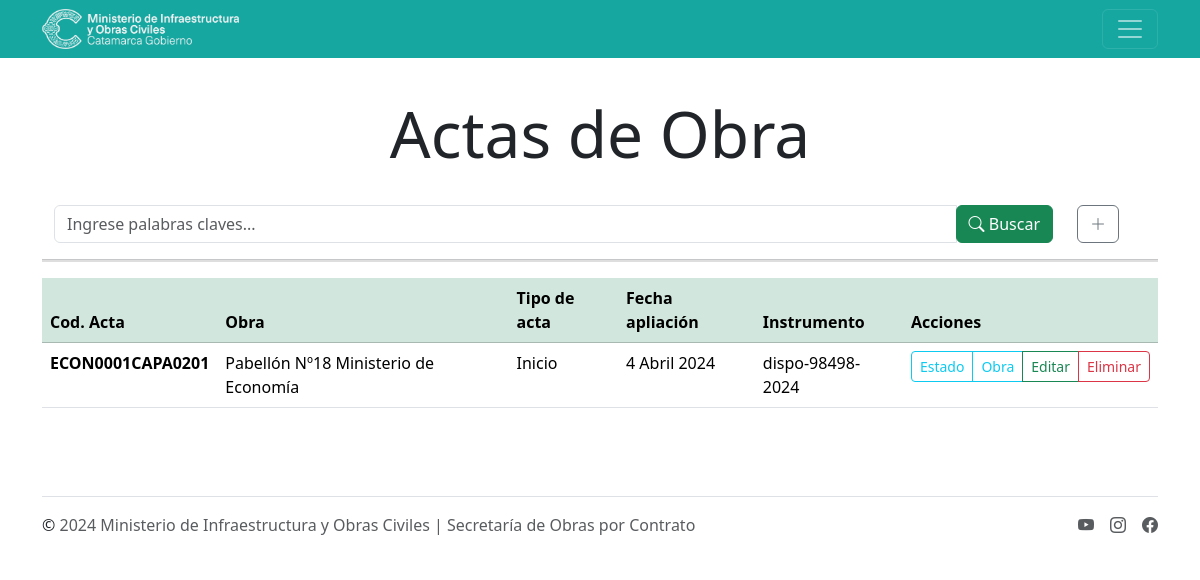
The app's page /soc/obras/certificados/actas/ (signed in), older data.
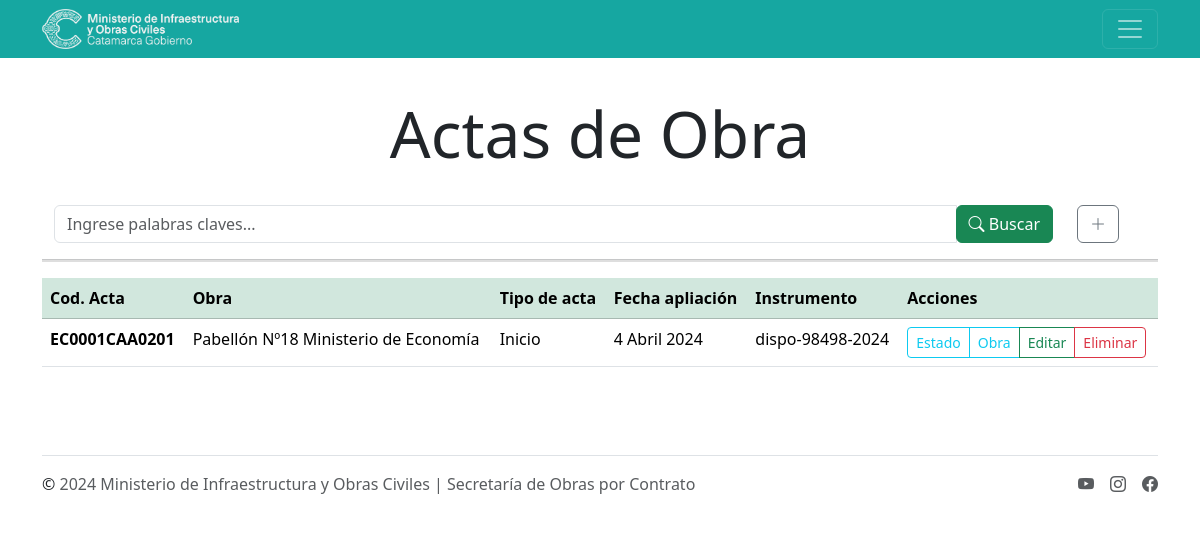
The same page, newer data.
### mioc/models.py (models this page shows, shortened)
class ActasObras(models.Model):
    id = models.BigAutoField(
        auto_created=True, primary_key=True, serialize=False, verbose_name='ID')
    obra = models.ForeignKey(
        Obras, on_delete=models.CASCADE, verbose_name='Obra')
    tipo = models.ForeignKey(
        ActaTipo, on_delete=models.CASCADE, verbose_name='Tipo de Acta')
    fecha = models.DateField(
        verbose_name='Fecha aplicación Acta', blank=True, null=True)
    orden = models.PositiveIntegerField(verbose_name='Nro Orden', default=1)
    dispo = models.CharField(
        max_length=200, verbose_name='Disposición', blank=True, null=True)
    codActa = models.CharField(
        max_length=200, verbose_name='Cod. Acta', editable=False, unique=True, null=True)
    class Meta:
        verbose_name = 'Acta obra'
        verbose_name_plural = 'Actas obras'
        ordering = ['obra']

class Obras(models.Model):
    id = models.BigAutoField(
        auto_created=True, primary_key=True, serialize=False, verbose_name='ID')
    expedientes = models.CharField(max_length=30, verbose_name='Expediente')
    codObra = models.CharField(
        max_length=200, verbose_name='Cod. Obra', editable=False, blank=True, null=True)
    institucion = models.ForeignKey(
        Instituciones, on_delete=models.CASCADE, verbose_name='Institución')
    inspector = models.ForeignKey(
        Inspectores, on_delete=models.CASCADE, verbose_name='Inspector')
    empresa = models.ForeignKey(
        Empresas, on_delete=models.CASCADE, verbose_name='Empresa', blank=True, null=True)
    inicio = models.DateField(verbose_name='Fecha de inicio')
    uvi = models.ForeignKey(Uvis, on_delete=models.CASCADE,
                            verbose_name='Uvi', editable=False, blank=True, null=True)
    plazo = models.IntegerField(verbose_name='Plazo Contractual (días)')
    vencimiento_contractual = models.DateField(
        verbose_name='Vencimiento Contractual', blank=True, null=True)
    nombre_obra = models.CharField(
        max_length=250, verbose_name='Carátula Obra', null=True, blank=True)
    monto_contrato = models.FloatField(
        verbose_name='Monto de contrato ($)', blank=True, null=True)
    fecha_cotrato = models.DateField(
        verbose_name='Fecha de contrato', blank=True, null=True)
    monto_uvi = models.FloatField(
        verbose_name='Monto de contrato (UVIS)', blank=True, null=True)
    valor_uvi_contrato = models.FloatField(
        verbose_name='Valor UVI contrato', blank=True, null=True)
    class Meta:
        verbose_name = 'Obra'
        verbose_name_plural = 'Obras'
        ordering = ['institucion']

class Instituciones(models.Model):
    id = models.BigAutoField(
        auto_created=True, primary_key=True, serialize=False, verbose_name='ID')
    name = models.CharField(max_length=200, verbose_name='Institución')
    clase = models.ForeignKey(
        Clases, on_delete=models.CASCADE, verbose_name='Tipo de Institución')
    location = models.ForeignKey(
        Location, on_delete=models.CASCADE, verbose_name='Ubicación')
    geometry = models.CharField(
        max_length=150, blank=True, null=True, verbose_name='Georeferencia')
    class Meta:
        verbose_name = 'Institución'
        verbose_name_plural = 'Instituciones'
        ordering = ['name']

class ActaTipo(models.Model):
    id = models.BigAutoField(
        auto_created=True, primary_key=True, serialize=False, verbose_name='ID')
    name = models.CharField(max_length=200, verbose_name='Tipo de Acta')
    class Meta:
        verbose_name = 'Tipo de Acta'
        verbose_name_plural = 'Tipos de Actas'
        ordering = ['name']

### mioc/views.py (the view, shortened to what this page needs)
# urls.py: path('obras/certificados/actas/',login_required(views.lista_actas), name='actas'),
def lista_actas(request):
    actas = ActasObras.objects.all()
    page = request.GET.get('page',1)
    try:
        paginator = Paginator(actas,5)
        actas = paginator.page(page)
    except:
        raise Http404
    queryset = request.GET.get('buscar')
    return render(request, 'actas_lista.html', {'entity': actas, 'paginator':paginator})

### mioc/templates/actas_lista.html (shortened to what this page needs)
{% extends 'layouts/base.html' %}
{% block content %}
<main class="container py-5">
    <h1 class="display-3 text-center fw-medium">Actas de Obra</h1>
    <br>
    <div class="container">
        <div class="row">
            <div class="col-md-11 search">
                <form method="get">
                    <div id="custom-search-input">
                        <div class="input-group col-md-12">
                            <input type="text" class="form-control" placeholder="Ingrese palabras claves..."
                                name="buscar" value="{{ request.GET.buscar }}">
                            <span class="input-group-list">
                                <button type="submit" class="btn btn-success">
                                    <i class="bi bi-search"></i> Buscar
                                </button>
                            </span>
                        </div>
                    </div>
                </form>
            </div>
            {% if perms.mioc.view_inspectores %}
            <div class="col-1">
                <a href="{% url 'nueva_acta' %}" type="" class="btn btn-outline-secondary">
                    <i class="bi bi-plus-lg"></i>
                </a>
            </div>
            {% endif %}
        </div>
    </div>
    <hr size="5" color="grey" noshade>
    <div class="table-responsive">
        <table class="table table-hover">
            <thead class="table-success">
                <th>Cod. Acta</th>
                <th>Obra</th>
                <th>Tipo de acta</th>
                <th>Fecha apliación</th>
                <th>Instrumento</th>
                <th>Acciones</th>
            </thead>
            <tbody>
                {% for acta in entity %}
                <tr>
                    <td class="fw-semibold">{{ acta.codActa }}</td>
                    <td>{{ acta.obra.institucion.name }}</td>
                    <td>{{ acta.tipo.name }}</td>
                    <td>{{ acta.fecha }}</td>
                    <td>{{ acta.dispo }}</td>
                    <td>
                        <div class="btn-group btn-group-sm" role="group" aria-label="Basic mixed styles example">
                            <a type="button" class="btn btn-outline-info">Estado</a>
                            <a type="button" class="btn btn-outline-info"
                                href="{% url 'actas_obra' acta.obra_id %}">Obra</a>
                            {% if perms.mioc.view_inspectores %}
                            <a type="button" class="btn btn-outline-success"
                                href="{% url 'editar_acta' acta.pk %}">Editar</a>
                            <a type="button" class="btn btn-outline-danger"
                                href="{% url 'eliminar_cert' acta.pk %}" >Eliminar</a>
                            {% endif %}
                        </div>
                    </td>
                </tr>
                {% endfor %}
            </tbody>
        </table>
    </div>
</main>
{% endblock %}

Row changes from the older to the newer data that the page shows:
changed ActasObras "Pabellón Nº18 Ministerio de Economía": codActa "ECON0001CAPA0201" → "EC0001CAA0201"
